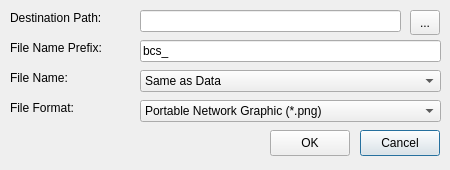
<?xml version="1.0" encoding="UTF-8"?>
<ui version="4.0">
 <class>ExportDialog</class>
 <widget class="QDialog" name="ExportDialog">
  <property name="geometry">
   <rect>
    <x>0</x>
    <y>0</y>
    <width>450</width>
    <height>170</height>
   </rect>
  </property>
  <property name="windowTitle">
   <string>Export Barcodes</string>
  </property>
  <widget class="QLineEdit" name="linDestPath">
   <property name="geometry">
    <rect>
     <x>140</x>
     <y>10</y>
     <width>261</width>
     <height>22</height>
    </rect>
   </property>
  </widget>
  <widget class="QLineEdit" name="linPrefix">
   <property name="geometry">
    <rect>
     <x>140</x>
     <y>40</y>
     <width>301</width>
     <height>22</height>
    </rect>
   </property>
   <property name="text">
    <string>bcs_</string>
   </property>
  </widget>
  <widget class="QComboBox" name="cmbFileName">
   <property name="geometry">
    <rect>
     <x>140</x>
     <y>70</y>
     <width>301</width>
     <height>22</height>
    </rect>
   </property>
   <item>
    <property name="text">
     <string>Same as Data</string>
    </property>
   </item>
   <item>
    <property name="text">
     <string>Serial Number</string>
    </property>
   </item>
  </widget>
  <widget class="QComboBox" name="cmbFileFormat">
   <property name="geometry">
    <rect>
     <x>140</x>
     <y>100</y>
     <width>301</width>
     <height>22</height>
    </rect>
   </property>
   <item>
    <property name="text">
     <string>Portable Network Graphic (*.png)</string>
    </property>
   </item>
   <item>
    <property name="text">
     <string>Encapsulated Post Script (*.eps)</string>
    </property>
   </item>
   <item>
    <property name="text">
     <string>Scalable Vector Graphic (*.svg)</string>
    </property>
   </item>
  </widget>
  <widget class="QToolButton" name="btnDestPath">
   <property name="geometry">
    <rect>
     <x>410</x>
     <y>10</y>
     <width>30</width>
     <height>25</height>
    </rect>
   </property>
   <property name="text">
    <string>...</string>
   </property>
  </widget>
  <widget class="QLabel" name="label">
   <property name="geometry">
    <rect>
     <x>10</x>
     <y>10</y>
     <width>121</width>
     <height>16</height>
    </rect>
   </property>
   <property name="text">
    <string>Destination Path:</string>
   </property>
  </widget>
  <widget class="QLabel" name="label_2">
   <property name="geometry">
    <rect>
     <x>10</x>
     <y>40</y>
     <width>111</width>
     <height>16</height>
    </rect>
   </property>
   <property name="text">
    <string>File Name Prefix:</string>
   </property>
  </widget>
  <widget class="QLabel" name="label_3">
   <property name="geometry">
    <rect>
     <x>10</x>
     <y>70</y>
     <width>111</width>
     <height>16</height>
    </rect>
   </property>
   <property name="text">
    <string>File Name:</string>
   </property>
  </widget>
  <widget class="QLabel" name="label_4">
   <property name="geometry">
    <rect>
     <x>10</x>
     <y>100</y>
     <width>111</width>
     <height>16</height>
    </rect>
   </property>
   <property name="text">
    <string>File Format:</string>
   </property>
  </widget>
  <widget class="QPushButton" name="btnCancel">
   <property name="geometry">
    <rect>
     <x>360</x>
     <y>130</y>
     <width>80</width>
     <height>26</height>
    </rect>
   </property>
   <property name="text">
    <string>Cancel</string>
   </property>
  </widget>
  <widget class="QPushButton" name="btnOK">
   <property name="geometry">
    <rect>
     <x>270</x>
     <y>130</y>
     <width>80</width>
     <height>26</height>
    </rect>
   </property>
   <property name="text">
    <string>OK</string>
   </property>
  </widget>
 </widget>
 <resources/>
 <connections/>
</ui>
